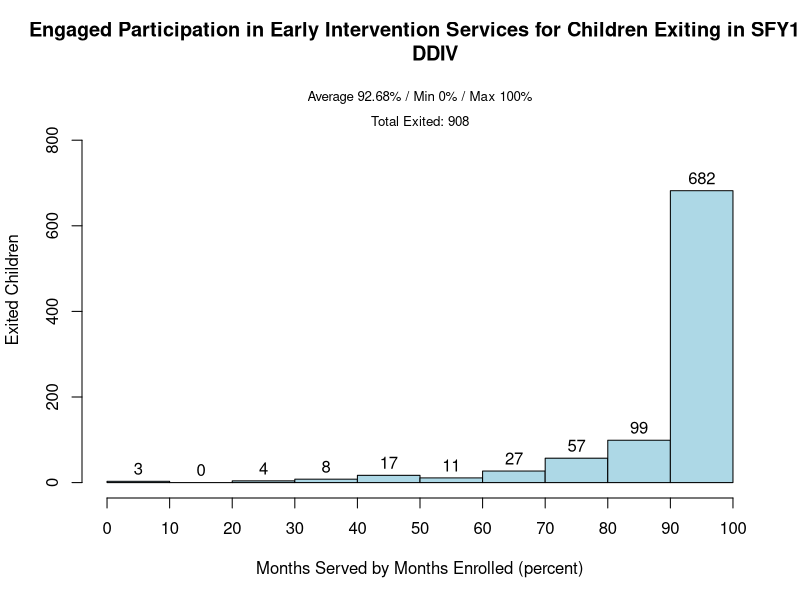

Recreate this plot in R.
#DDIV

data_2013=read.csv("2013_all_providers.csv",header=TRUE)
data_2013[is.na(data_2013)] <- 0
head(data_2013)
str(data_2013)
names(data_2013)

provider <- split(data_2013, data_2013$Provider)
data_2013[is.na(data_2013)] <- 0
hist(provider$DDIV$Percentage, breaks=10,
     #probability = TRUE,
     col="lightblue",
     labels=TRUE,
     ylim=c(0, 900),
     xlab="Months Served by Months Enrolled (percent)",
     ylab="Exited Children",
     main="Engaged Participation in Early Intervention Services for Children Exiting in SFY13
     DDIV",
     xaxt='n')
axis(side=1, at=seq(0,100, 10),
     text(50, 900, "Average 92.68% / Min 0% / Max 100%",
          cex = .8))
text(50, 845, "Total Exited: 908",
     cex = .8)


#Normal Distribution
mean(provider$DDIV$Percentage)
sd(provider$DDIV$Percentage)
min(provider$DDIV$Percentage)
max(provider$DDIV$Percentage)

